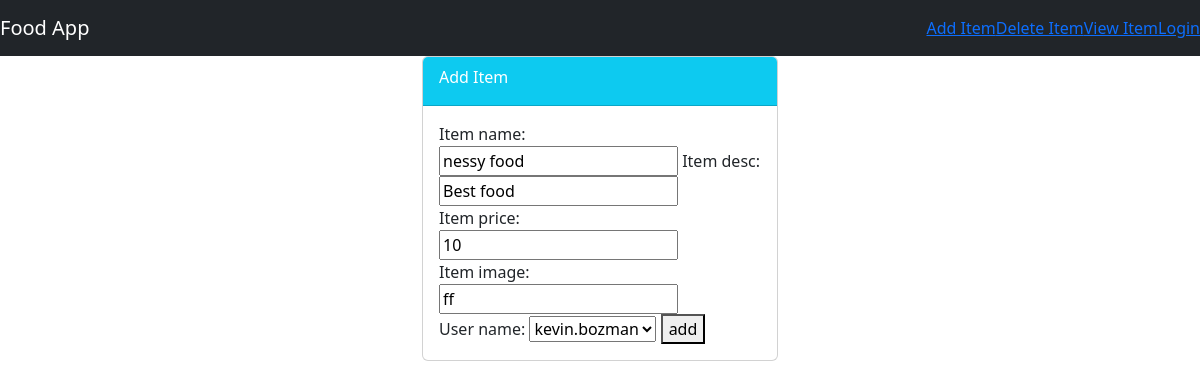
/food/update/6/, run on the app's committed database.
### food/models.py (models this page shows, shortened)
class Item(models.Model):
    item_name = models.CharField(max_length=200)
    item_desc = models.CharField(max_length=200)
    item_price = models.IntegerField()
    item_image = models.CharField(max_length=500, default="ff")
    user_name = models.ForeignKey(User, on_delete=models.CASCADE, default=1)
    def __str__(self):
        return self.item_name

### food/views.py (the view)
# urls.py: path('update/<int:item_id>/', views.update_item, name='update-item'),
def update_item(request, item_id):
    print(f"item_id is {item_id}")
    item = Item.objects.get(id=item_id)
    print(f"item is {item}")
    form = ItemForm(request.POST or None, instance=item)
    if form.is_valid():
        form.save()
        return redirect('food:index')
    return render(request, 'food/item-form.html', {'form': form, 'item': item})

### food/forms.py
class ItemForm(forms.ModelForm):
    class Meta:
        model = Item
        fields = "__all__" #['item_name', 'item_desc', 'item_price', 'item_image']""

### food/templates/food/item-form.html (shortened to what this page needs)
{% extends 'food/base.html' %}
{% block body %}
<div class="container">
    <div class="row">
        <div class="col-md-4 offset-md-4">
            <div class="card">
                <div class="card-header text-white bg-info">
                    <div class="card-title">
                        Add Item
                    </div>
                </div>
                <div class="card-body">
                    <form method="POST">
                        {{form}}
                        <button class="btn-info" type="submit">add</button>
                    </form>
                </div>
            </div>
        </div>
    </div>
</div>
{% endblock%}

### food/static/food/style.css (style rules this page uses)
body { background-color:gray }

### data on the page
Item: item_name "nessy food", item_desc "Best food", item_price "10", item_image "ff", user_name "kevin.bozman"
